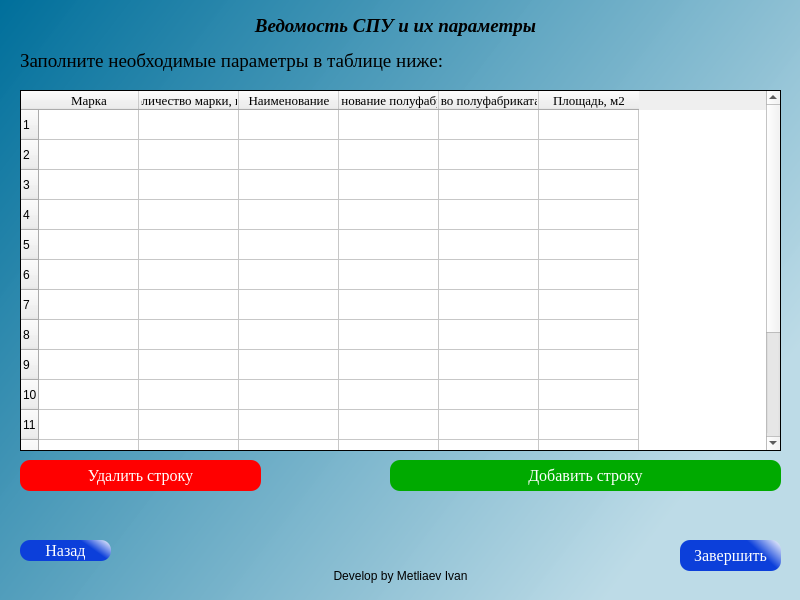
<?xml version="1.0" encoding="UTF-8"?>
<ui version="4.0">
 <class>MainWindow</class>
 <widget class="QMainWindow" name="MainWindow">
  <property name="geometry">
   <rect>
    <x>0</x>
    <y>0</y>
    <width>800</width>
    <height>600</height>
   </rect>
  </property>
  <property name="minimumSize">
   <size>
    <width>800</width>
    <height>600</height>
   </size>
  </property>
  <property name="maximumSize">
   <size>
    <width>800</width>
    <height>600</height>
   </size>
  </property>
  <property name="windowTitle">
   <string>Итоговая ведомость СПУ с параметрами</string>
  </property>
  <property name="styleSheet">
   <string notr="true">QWidget#centralwidget{
     background:qlineargradient(spread:pad, x1:0, y1:0, x2:1, y2:0.574, stop:0 rgba(0, 111, 155, 255), stop:1 rgba(187, 218, 230, 248));
}</string>
  </property>
  <widget class="QWidget" name="centralwidget">
   <widget class="QLabel" name="label_hello_2">
    <property name="geometry">
     <rect>
      <x>0</x>
      <y>0</y>
      <width>791</width>
      <height>51</height>
     </rect>
    </property>
    <property name="font">
     <font>
      <family>Times New Roman</family>
      <pointsize>14</pointsize>
      <weight>75</weight>
      <italic>true</italic>
      <bold>true</bold>
     </font>
    </property>
    <property name="text">
     <string>Ведомость СПУ и их параметры</string>
    </property>
    <property name="alignment">
     <set>Qt::AlignCenter</set>
    </property>
    <property name="wordWrap">
     <bool>true</bool>
    </property>
   </widget>
   <widget class="QLabel" name="label_hello">
    <property name="geometry">
     <rect>
      <x>20</x>
      <y>40</y>
      <width>431</width>
      <height>41</height>
     </rect>
    </property>
    <property name="font">
     <font>
      <family>Times New Roman</family>
      <pointsize>14</pointsize>
      <weight>50</weight>
      <italic>false</italic>
      <bold>false</bold>
     </font>
    </property>
    <property name="text">
     <string>Заполните необходимые параметры в таблице ниже:</string>
    </property>
    <property name="alignment">
     <set>Qt::AlignLeading|Qt::AlignLeft|Qt::AlignVCenter</set>
    </property>
    <property name="wordWrap">
     <bool>true</bool>
    </property>
   </widget>
   <widget class="QPushButton" name="back_btn">
    <property name="geometry">
     <rect>
      <x>20</x>
      <y>540</y>
      <width>91</width>
      <height>21</height>
     </rect>
    </property>
    <property name="font">
     <font>
      <family>Times New Roman</family>
      <pointsize>12</pointsize>
     </font>
    </property>
    <property name="styleSheet">
     <string notr="true">QPushButton{
     background-color: qlineargradient(spread:pad, x1:0.584682, y1:0.136, x2:1, y2:0, stop:0.25 rgba(12, 63, 218, 255), stop:1 rgba(255, 255, 255, 255));
     border-style: outset;
     border-radius: 10px;
	 color:white;
 }

QPushButton:hover{
     background-color:qlineargradient(spread:reflect, x1:0, y1:0.261, x2:0.989, y2:0, stop:0.267045 rgba(255, 0, 0, 255), stop:1 rgba(255, 255, 255, 255));
     border-style: inset;
	 color:black;
 }
</string>
    </property>
    <property name="text">
     <string>Назад</string>
    </property>
   </widget>
   <widget class="QPushButton" name="endButton">
    <property name="geometry">
     <rect>
      <x>680</x>
      <y>540</y>
      <width>101</width>
      <height>31</height>
     </rect>
    </property>
    <property name="font">
     <font>
      <family>Times New Roman</family>
      <pointsize>12</pointsize>
     </font>
    </property>
    <property name="styleSheet">
     <string notr="true">QPushButton{
     background-color: qlineargradient(spread:pad, x1:0.584682, y1:0.136, x2:1, y2:0, stop:0.25 rgba(12, 63, 218, 255), stop:1 rgba(255, 255, 255, 255));
     border-style: outset;
     border-radius: 10px;
	 color:white;
 }

QPushButton:hover{
     background-color:qlineargradient(spread:pad, x1:0, y1:0, x2:1, y2:0, stop:0 rgba(0, 171, 0, 255), stop:1 rgba(255, 255, 255, 255));
     border-style: inset;
	 color:black;
 }</string>
    </property>
    <property name="text">
     <string>Завершить</string>
    </property>
   </widget>
   <widget class="QTableWidget" name="sputableWidget">
    <property name="geometry">
     <rect>
      <x>20</x>
      <y>90</y>
      <width>761</width>
      <height>361</height>
     </rect>
    </property>
    <property name="font">
     <font>
      <family>Times New Roman</family>
     </font>
    </property>
    <property name="styleSheet">
     <string notr="true">QTableWidget {
	border: 1px;
    border-style: outset;
    border-radius: 200px;
}</string>
    </property>
    <property name="frameShape">
     <enum>QFrame::StyledPanel</enum>
    </property>
    <property name="frameShadow">
     <enum>QFrame::Raised</enum>
    </property>
    <property name="midLineWidth">
     <number>2</number>
    </property>
    <property name="horizontalScrollBarPolicy">
     <enum>Qt::ScrollBarAsNeeded</enum>
    </property>
    <property name="sizeAdjustPolicy">
     <enum>QAbstractScrollArea::AdjustToContents</enum>
    </property>
    <property name="editTriggers">
     <set>QAbstractItemView::AnyKeyPressed|QAbstractItemView::DoubleClicked|QAbstractItemView::EditKeyPressed|QAbstractItemView::SelectedClicked</set>
    </property>
    <property name="dragEnabled">
     <bool>true</bool>
    </property>
    <property name="dragDropMode">
     <enum>QAbstractItemView::DragDrop</enum>
    </property>
    <property name="selectionMode">
     <enum>QAbstractItemView::ExtendedSelection</enum>
    </property>
    <property name="textElideMode">
     <enum>Qt::ElideNone</enum>
    </property>
    <property name="showGrid">
     <bool>true</bool>
    </property>
    <property name="gridStyle">
     <enum>Qt::SolidLine</enum>
    </property>
    <property name="sortingEnabled">
     <bool>true</bool>
    </property>
    <property name="rowCount">
     <number>16</number>
    </property>
    <attribute name="horizontalHeaderVisible">
     <bool>true</bool>
    </attribute>
    <attribute name="horizontalHeaderCascadingSectionResizes">
     <bool>false</bool>
    </attribute>
    <row/>
    <row/>
    <row/>
    <row/>
    <row/>
    <row/>
    <row/>
    <row/>
    <row/>
    <row/>
    <row/>
    <row/>
    <row/>
    <row/>
    <row/>
    <row/>
    <column>
     <property name="text">
      <string>Марка</string>
     </property>
     <property name="font">
      <font>
       <family>Times New Roman</family>
       <pointsize>10</pointsize>
      </font>
     </property>
     <property name="textAlignment">
      <set>AlignCenter</set>
     </property>
    </column>
    <column>
     <property name="text">
      <string>Количество марки, шт</string>
     </property>
     <property name="font">
      <font>
       <family>Times New Roman</family>
       <pointsize>10</pointsize>
      </font>
     </property>
     <property name="textAlignment">
      <set>AlignCenter</set>
     </property>
    </column>
    <column>
     <property name="text">
      <string>Наименование</string>
     </property>
     <property name="font">
      <font>
       <family>Times New Roman</family>
       <pointsize>10</pointsize>
      </font>
     </property>
     <property name="textAlignment">
      <set>AlignCenter</set>
     </property>
    </column>
    <column>
     <property name="text">
      <string>Наименование полуфабриката</string>
     </property>
     <property name="font">
      <font>
       <family>Times New Roman</family>
       <pointsize>10</pointsize>
      </font>
     </property>
     <property name="textAlignment">
      <set>AlignCenter</set>
     </property>
    </column>
    <column>
     <property name="text">
      <string>Кол-во полуфабриката, шт</string>
     </property>
     <property name="font">
      <font>
       <family>Times New Roman</family>
       <pointsize>10</pointsize>
      </font>
     </property>
     <property name="textAlignment">
      <set>AlignCenter</set>
     </property>
    </column>
    <column>
     <property name="text">
      <string>Площадь, м2</string>
     </property>
     <property name="font">
      <font>
       <family>Times New Roman</family>
       <pointsize>10</pointsize>
      </font>
     </property>
     <property name="textAlignment">
      <set>AlignCenter</set>
     </property>
    </column>
    <item row="0" column="0">
     <property name="text">
      <string/>
     </property>
     <property name="textAlignment">
      <set>AlignCenter</set>
     </property>
    </item>
    <item row="0" column="1">
     <property name="textAlignment">
      <set>AlignCenter</set>
     </property>
    </item>
   </widget>
   <widget class="QPushButton" name="delite_str_btn">
    <property name="geometry">
     <rect>
      <x>20</x>
      <y>460</y>
      <width>241</width>
      <height>31</height>
     </rect>
    </property>
    <property name="font">
     <font>
      <family>Times New Roman</family>
      <pointsize>12</pointsize>
     </font>
    </property>
    <property name="styleSheet">
     <string notr="true">QPushButton{
     background-color: rgb(255, 0, 0);
     border-style: outset;
     border-radius: 10px;
	 color:white;
 }

QPushButton:hover{
     background-color:rgb(255, 255, 127);
     border-style: inset;
	 color:black;
 }
</string>
    </property>
    <property name="text">
     <string>Удалить строку</string>
    </property>
   </widget>
   <widget class="QLabel" name="label_develop">
    <property name="geometry">
     <rect>
      <x>0</x>
      <y>550</y>
      <width>801</width>
      <height>51</height>
     </rect>
    </property>
    <property name="text">
     <string>Develop by Metliaev Ivan</string>
    </property>
    <property name="alignment">
     <set>Qt::AlignCenter</set>
    </property>
   </widget>
   <widget class="QLabel" name="logo">
    <property name="geometry">
     <rect>
      <x>470</x>
      <y>550</y>
      <width>51</width>
      <height>51</height>
     </rect>
    </property>
    <property name="minimumSize">
     <size>
      <width>30</width>
      <height>30</height>
     </size>
    </property>
    <property name="styleSheet">
     <string notr="true">image:url(:/images/logo/35th Parallel-logos1.png);
</string>
    </property>
    <property name="text">
     <string/>
    </property>
    <property name="pixmap">
     <pixmap resource="../images/images.qrc">:/logo/logo/35th Parallel-logos1.png</pixmap>
    </property>
    <property name="scaledContents">
     <bool>true</bool>
    </property>
   </widget>
   <widget class="QPushButton" name="add_str_btn">
    <property name="geometry">
     <rect>
      <x>390</x>
      <y>460</y>
      <width>391</width>
      <height>31</height>
     </rect>
    </property>
    <property name="font">
     <font>
      <family>Times New Roman</family>
      <pointsize>12</pointsize>
     </font>
    </property>
    <property name="styleSheet">
     <string notr="true">QPushButton{
     background-color: rgb(0, 170, 0);
     border-style: outset;
     border-radius: 10px;
	 color:white;
 }

QPushButton:hover{
     background-color:rgb(85, 170, 255);
     border-style: inset;
	 color:black;
 }
</string>
    </property>
    <property name="text">
     <string>Добавить строку</string>
    </property>
   </widget>
   <zorder>label_develop</zorder>
   <zorder>label_hello_2</zorder>
   <zorder>label_hello</zorder>
   <zorder>back_btn</zorder>
   <zorder>endButton</zorder>
   <zorder>sputableWidget</zorder>
   <zorder>delite_str_btn</zorder>
   <zorder>logo</zorder>
   <zorder>add_str_btn</zorder>
  </widget>
 </widget>
 <resources>
  <include location="../images/images.qrc"/>
 </resources>
 <connections/>
</ui>
